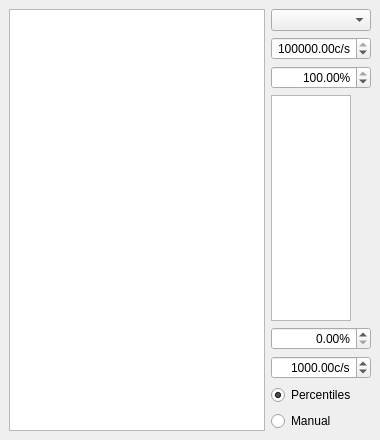
  <widget class="QDockWidget" name="scan_dockWidget">
   <property name="sizePolicy">
    <sizepolicy hsizetype="MinimumExpanding" vsizetype="Preferred">
     <horstretch>0</horstretch>
     <verstretch>0</verstretch>
    </sizepolicy>
   </property>
   <property name="minimumSize">
    <size>
     <width>201</width>
     <height>440</height>
    </size>
   </property>
   <property name="floating">
    <bool>false</bool>
   </property>
   <property name="windowTitle">
    <string>Scan Image</string>
   </property>
   <attribute name="dockWidgetArea">
    <number>1</number>
   </attribute>
   <widget class="QWidget" name="dockWidgetContents_4">
    <layout class="QVBoxLayout" name="verticalLayout_5">
     <item>
      <layout class="QVBoxLayout" name="verticalLayout_4" stretch="0">
       <item>
        <layout class="QHBoxLayout" name="horizontalLayout_2" stretch="0,0">
         <item>
          <widget class="ScanPlotWidget" name="ViewWidget">
           <property name="sizePolicy">
            <sizepolicy hsizetype="Expanding" vsizetype="Expanding">
             <horstretch>0</horstretch>
             <verstretch>0</verstretch>
            </sizepolicy>
           </property>
          </widget>
         </item>
         <item>
          <layout class="QVBoxLayout" name="verticalLayout">
           <item>
            <widget class="QComboBox" name="count_channel_ComboBox"/>
           </item>
           <item>
            <widget class="ScienDSpinBox" name="cb_max_DoubleSpinBox">
             <property name="sizePolicy">
              <sizepolicy hsizetype="Fixed" vsizetype="Fixed">
               <horstretch>0</horstretch>
               <verstretch>0</verstretch>
              </sizepolicy>
             </property>
             <property name="maximumSize">
              <size>
               <width>100</width>
               <height>16777215</height>
              </size>
             </property>
             <property name="mouseTracking">
              <bool>true</bool>
             </property>
             <property name="acceptDrops">
              <bool>true</bool>
             </property>
             <property name="alignment">
              <set>Qt::AlignRight|Qt::AlignTrailing|Qt::AlignVCenter</set>
             </property>
             <property name="accelerated">
              <bool>true</bool>
             </property>
             <property name="suffix">
              <string>c/s</string>
             </property>
             <property name="minimum">
              <double>-1000000000.000000000000000</double>
             </property>
             <property name="maximum">
              <double>1000000000.000000000000000</double>
             </property>
             <property name="value">
              <double>100000.000000000000000</double>
             </property>
            </widget>
           </item>
           <item>
            <widget class="ScienDSpinBox" name="cb_high_percentile_DoubleSpinBox">
             <property name="maximumSize">
              <size>
               <width>100</width>
               <height>16777215</height>
              </size>
             </property>
             <property name="alignment">
              <set>Qt::AlignRight|Qt::AlignTrailing|Qt::AlignVCenter</set>
             </property>
             <property name="suffix">
              <string>%</string>
             </property>
             <property name="minimum">
              <double>0.000000000000000</double>
             </property>
             <property name="maximum">
              <double>100.000000000000000</double>
             </property>
             <property name="value">
              <double>100.000000000000000</double>
             </property>
            </widget>
           </item>
           <item>
            <widget class="PlotWidget" name="cb_ViewWidget">
             <property name="sizePolicy">
              <sizepolicy hsizetype="Preferred" vsizetype="MinimumExpanding">
               <horstretch>0</horstretch>
               <verstretch>0</verstretch>
              </sizepolicy>
             </property>
             <property name="maximumSize">
              <size>
               <width>80</width>
               <height>16777215</height>
              </size>
             </property>
            </widget>
           </item>
           <item>
            <widget class="ScienDSpinBox" name="cb_low_percentile_DoubleSpinBox">
             <property name="maximumSize">
              <size>
               <width>100</width>
               <height>16777215</height>
              </size>
             </property>
             <property name="alignment">
              <set>Qt::AlignRight|Qt::AlignTrailing|Qt::AlignVCenter</set>
             </property>
             <property name="suffix">
              <string>%</string>
             </property>
             <property name="minimum">
              <double>0.000000000000000</double>
             </property>
             <property name="maximum">
              <double>100.000000000000000</double>
             </property>
             <property name="value">
              <double>0.000000000000000</double>
             </property>
            </widget>
           </item>
           <item>
            <widget class="ScienDSpinBox" name="cb_min_DoubleSpinBox">
             <property name="sizePolicy">
              <sizepolicy hsizetype="Fixed" vsizetype="Fixed">
               <horstretch>0</horstretch>
               <verstretch>0</verstretch>
              </sizepolicy>
             </property>
             <property name="maximumSize">
              <size>
               <width>100</width>
               <height>16777215</height>
              </size>
             </property>
             <property name="mouseTracking">
              <bool>true</bool>
             </property>
             <property name="acceptDrops">
              <bool>true</bool>
             </property>
             <property name="alignment">
              <set>Qt::AlignRight|Qt::AlignTrailing|Qt::AlignVCenter</set>
             </property>
             <property name="accelerated">
              <bool>true</bool>
             </property>
             <property name="suffix">
              <string>c/s</string>
             </property>
             <property name="minimum">
              <double>-1000000000.000000000000000</double>
             </property>
             <property name="maximum">
              <double>10000000.000000000000000</double>
             </property>
             <property name="value">
              <double>1000.000000000000000</double>
             </property>
            </widget>
           </item>
           <item>
            <widget class="QRadioButton" name="cb_centiles_RadioButton">
             <property name="text">
              <string>Percentiles</string>
             </property>
             <property name="checked">
              <bool>true</bool>
             </property>
            </widget>
           </item>
           <item>
            <widget class="QRadioButton" name="cb_manual_RadioButton">
             <property name="text">
              <string>Manual</string>
             </property>
             <property name="checked">
              <bool>false</bool>
             </property>
            </widget>
           </item>
          </layout>
         </item>
        </layout>
       </item>
      </layout>
     </item>
    </layout>
   </widget>
  </widget>
